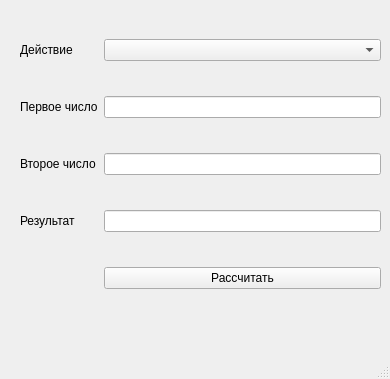
<?xml version="1.0" encoding="UTF-8"?>
<ui version="4.0">
 <class>MainWindow</class>
 <widget class="QMainWindow" name="MainWindow">
  <property name="geometry">
   <rect>
    <x>0</x>
    <y>0</y>
    <width>390</width>
    <height>379</height>
   </rect>
  </property>
  <property name="windowTitle">
   <string>MainWindow</string>
  </property>
  <property name="documentMode">
   <bool>false</bool>
  </property>
  <property name="tabShape">
   <enum>QTabWidget::Rounded</enum>
  </property>
  <widget class="QWidget" name="centralwidget">
   <widget class="QWidget" name="gridLayoutWidget">
    <property name="geometry">
     <rect>
      <x>20</x>
      <y>10</y>
      <width>361</width>
      <height>311</height>
     </rect>
    </property>
    <layout class="QGridLayout" name="gridLayout">
     <item row="1" column="1">
      <widget class="QLineEdit" name="first_line_edit"/>
     </item>
     <item row="1" column="0">
      <widget class="QLabel" name="label">
       <property name="text">
        <string>Первое число</string>
       </property>
      </widget>
     </item>
     <item row="2" column="0">
      <widget class="QLabel" name="label_2">
       <property name="text">
        <string>Второе число</string>
       </property>
      </widget>
     </item>
     <item row="3" column="0">
      <widget class="QLabel" name="label_3">
       <property name="text">
        <string>Результат</string>
       </property>
      </widget>
     </item>
     <item row="4" column="1">
      <widget class="QPushButton" name="pushButton">
       <property name="sizePolicy">
        <sizepolicy hsizetype="Minimum" vsizetype="Fixed">
         <horstretch>0</horstretch>
         <verstretch>0</verstretch>
        </sizepolicy>
       </property>
       <property name="minimumSize">
        <size>
         <width>0</width>
         <height>20</height>
        </size>
       </property>
       <property name="baseSize">
        <size>
         <width>0</width>
         <height>20</height>
        </size>
       </property>
       <property name="text">
        <string>Рассчитать</string>
       </property>
       <property name="flat">
        <bool>false</bool>
       </property>
      </widget>
     </item>
     <item row="2" column="1">
      <widget class="QLineEdit" name="second_line_edit"/>
     </item>
     <item row="3" column="1">
      <widget class="QLineEdit" name="result_line_edit">
       <property name="readOnly">
        <bool>true</bool>
       </property>
      </widget>
     </item>
     <item row="0" column="1">
      <widget class="QComboBox" name="comboBox">
       <property name="modelColumn">
        <number>0</number>
       </property>
      </widget>
     </item>
     <item row="0" column="0">
      <widget class="QLabel" name="label_4">
       <property name="text">
        <string>Действие</string>
       </property>
      </widget>
     </item>
    </layout>
   </widget>
  </widget>
  <widget class="QMenuBar" name="menubar">
   <property name="geometry">
    <rect>
     <x>0</x>
     <y>0</y>
     <width>390</width>
     <height>24</height>
    </rect>
   </property>
  </widget>
  <widget class="QStatusBar" name="statusbar"/>
 </widget>
 <resources/>
 <connections/>
</ui>
